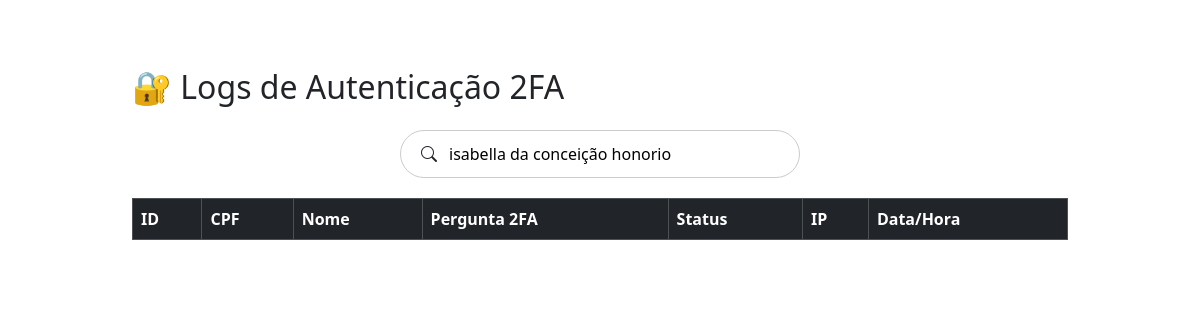
Before: /historico-login.php?busca=isabella da conceição honorio with the older database file.
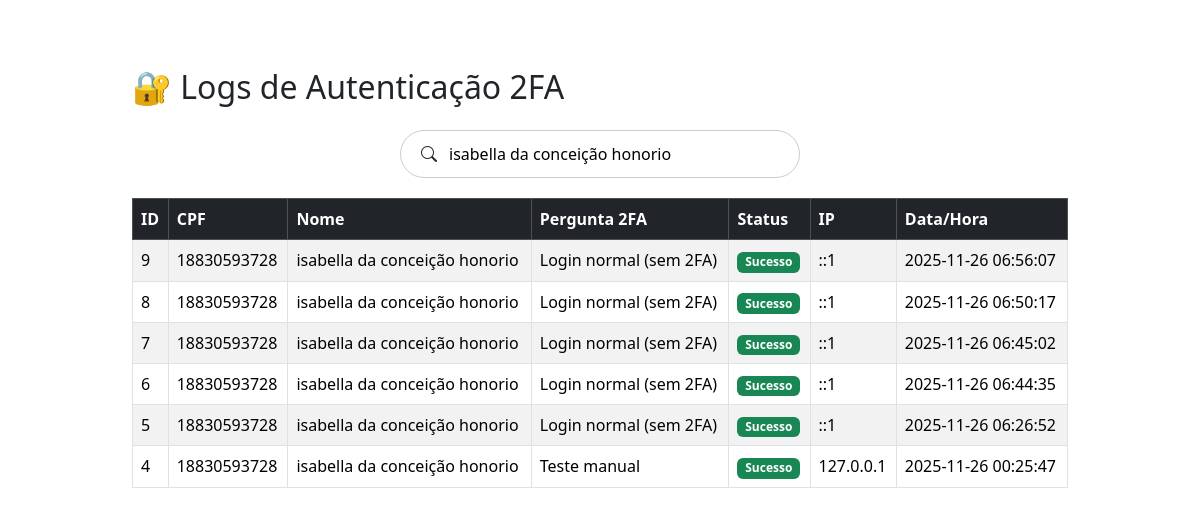
After: the same page with the newer database file.
### tables this page shows
CREATE TABLE `log` (
  `id_log` int(11) NOT NULL,
  `cpf` varchar(14) NOT NULL,
  `data_login` datetime DEFAULT current_timestamp(),
  `segunda_autenticacao` varchar(255) NOT NULL,
  `status` varchar(20) NOT NULL,
  `ip` varchar(45) DEFAULT NULL
);

CREATE TABLE `cadastro` (
  `id_usuario` int(11) NOT NULL,
  `nome` varchar(100) NOT NULL,
  `cpf` char(11) NOT NULL,
  `sexo` enum('Masculino','Feminino','Outro') NOT NULL,
  `endereco` text NOT NULL,
  `cep` char(9) NOT NULL,
  `email` varchar(80) NOT NULL,
  `celular` varchar(20) NOT NULL,
  `logins` varchar(50) NOT NULL,
  `senha` varchar(255) NOT NULL,
  `data_nascimento` date NOT NULL,
  `nome_materno` varchar(60) NOT NULL,
  `data_cadastro` datetime NOT NULL DEFAULT current_timestamp(),
  `tipo` enum('comum','master') DEFAULT 'comum'
);

### historico-login.php (the view, shortened to what this page needs)
<?php
include("conexao.php");
$busca = isset($_GET['busca']) ? trim($_GET['busca']) : "";
$ordemSQL = " ORDER BY l.data_login DESC";
$sql = "
    SELECT
        l.id_log,
        l.cpf,
        c.nome AS nome_usuario,
        l.segunda_autenticacao,
        l.status,
        l.ip,
        l.data_login
    FROM log l
    LEFT JOIN cadastro c ON c.cpf = l.cpf
";
if (!empty($busca)) {
    $sql .= " WHERE c.nome LIKE '%$busca%' OR l.cpf LIKE '%$busca%'";
}
$sql .= $ordemSQL;
$logs = $conexao->query($sql);
?>
<!DOCTYPE html>
<html lang="pt-br">
<head>
<link href="https://cdn.jsdelivr.net/npm/bootstrap@5.3.5/dist/css/bootstrap.min.css" rel="stylesheet">
<link href="https://cdn.jsdelivr.net/npm/bootstrap-icons@1.11.3/font/bootstrap-icons.css" rel="stylesheet">
</head>
<body>
<div class="historico-wrapper">
    <div class="container mt-5">
        <h2 class="mb-4">🔐 Logs de Autenticação 2FA</h2>
        <form method="GET" class="search-box">
            <i class="bi bi-search"></i>
            <input
                type="text"
                id="busca"
                name="busca"
                placeholder="Pesquisar por nome ou CPF..."
                value="<?= $_GET['busca'] ?? '' ?>"
            >
        </form>
        <div class="table-responsive">
            <table class="table table-bordered table-striped">
                <thead class="table-dark">
                    <tr>
                        <th>ID</th>
                        <th>CPF</th>
                        <th>Nome</th>
                        <th>Pergunta 2FA</th>
                        <th>Status</th>
                        <th>IP</th>
                        <th>Data/Hora</th>
                    </tr>
                </thead>
                <tbody id="tabelaLogs">
                <?php while ($row = $logs->fetch_assoc()): ?>
                    <tr>
                        <td><?= $row['id_log'] ?></td>
                        <td><?= $row['cpf'] ?></td>
                        <td><?= $row['nome_usuario'] ?? '<i>Não encontrado</i>' ?></td>
                        <td><?= $row['segunda_autenticacao'] ?></td>
                        <td>
                            <?php if ($row['status'] === "sucesso"): ?>
                                <span class="badge bg-success">Sucesso</span>
                            <?php else: ?>
                                <span class="badge bg-danger">Falha</span>
                            <?php endif; ?>
                        </td>
                        <td><?= $row['ip'] ?></td>
                        <td><?= $row['data_login'] ?></td>
                    </tr>
                <?php endwhile; ?>
                </tbody>
            </table>
        </div>
    </div>
</div>
</body>
</html>

Changed rows visible on the page:
added log: id_log "9", cpf "18830593728", cadastro.nome "isabella da conceição honorio", segunda_autenticacao "Login normal (sem 2FA)", status "Sucesso", ip "::1", data_login "2025-11-26 06:56:07"
added log: id_log "8", cpf "18830593728", cadastro.nome "isabella da conceição honorio", segunda_autenticacao "Login normal (sem 2FA)", status "Sucesso", ip "::1", data_login "2025-11-26 06:50:17"
added log: id_log "7", cpf "18830593728", cadastro.nome "isabella da conceição honorio", segunda_autenticacao "Login normal (sem 2FA)", status "Sucesso", ip "::1", data_login "2025-11-26 06:45:02"
added log: id_log "6", cpf "18830593728", cadastro.nome "isabella da conceição honorio", segunda_autenticacao "Login normal (sem 2FA)", status "Sucesso", ip "::1", data_login "2025-11-26 06:44:35"
added log: id_log "5", cpf "18830593728", cadastro.nome "isabella da conceição honorio", segunda_autenticacao "Login normal (sem 2FA)", status "Sucesso", ip "::1", data_login "2025-11-26 06:26:52"
added log: id_log "4", cpf "18830593728", cadastro.nome "isabella da conceição honorio", segunda_autenticacao "Teste manual", status "Sucesso", ip "127.0.0.1", data_login "2025-11-26 00:25:47"
